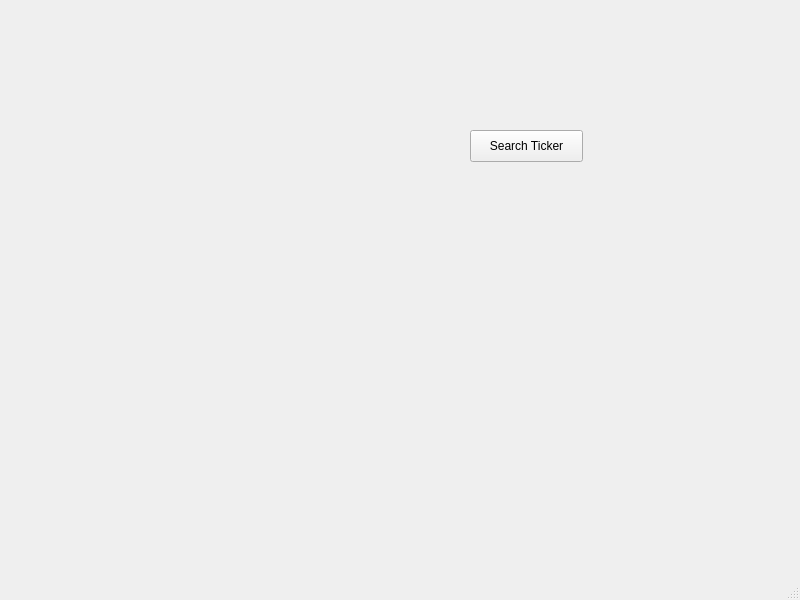
<?xml version="1.0" encoding="UTF-8"?>
<ui version="4.0">
 <class>MainWindow</class>
 <widget class="QMainWindow" name="MainWindow">
  <property name="geometry">
   <rect>
    <x>0</x>
    <y>0</y>
    <width>800</width>
    <height>600</height>
   </rect>
  </property>
  <property name="windowTitle">
   <string>Search</string>
  </property>
  <widget class="QWidget" name="centralwidget">
   <widget class="QPushButton" name="pushButton">
    <property name="geometry">
     <rect>
      <x>470</x>
      <y>130</y>
      <width>113</width>
      <height>32</height>
     </rect>
    </property>
    <property name="text">
     <string>Search Ticker</string>
    </property>
   </widget>
  </widget>
  <widget class="QMenuBar" name="menubar">
   <property name="geometry">
    <rect>
     <x>0</x>
     <y>0</y>
     <width>800</width>
     <height>22</height>
    </rect>
   </property>
  </widget>
  <widget class="QStatusBar" name="statusbar"/>
 </widget>
 <resources/>
 <connections>
  <connection>
   <sender>pushButton</sender>
   <signal>clicked()</signal>
   <receiver>MainWindow</receiver>
   <slot>searchTicker()</slot>
   <hints>
    <hint type="sourcelabel">
     <x>532</x>
     <y>169</y>
    </hint>
    <hint type="destinationlabel">
     <x>542</x>
     <y>291</y>
    </hint>
   </hints>
  </connection>
 </connections>
 <slots>
  <slot>searchTicker()</slot>
 </slots>
</ui>
